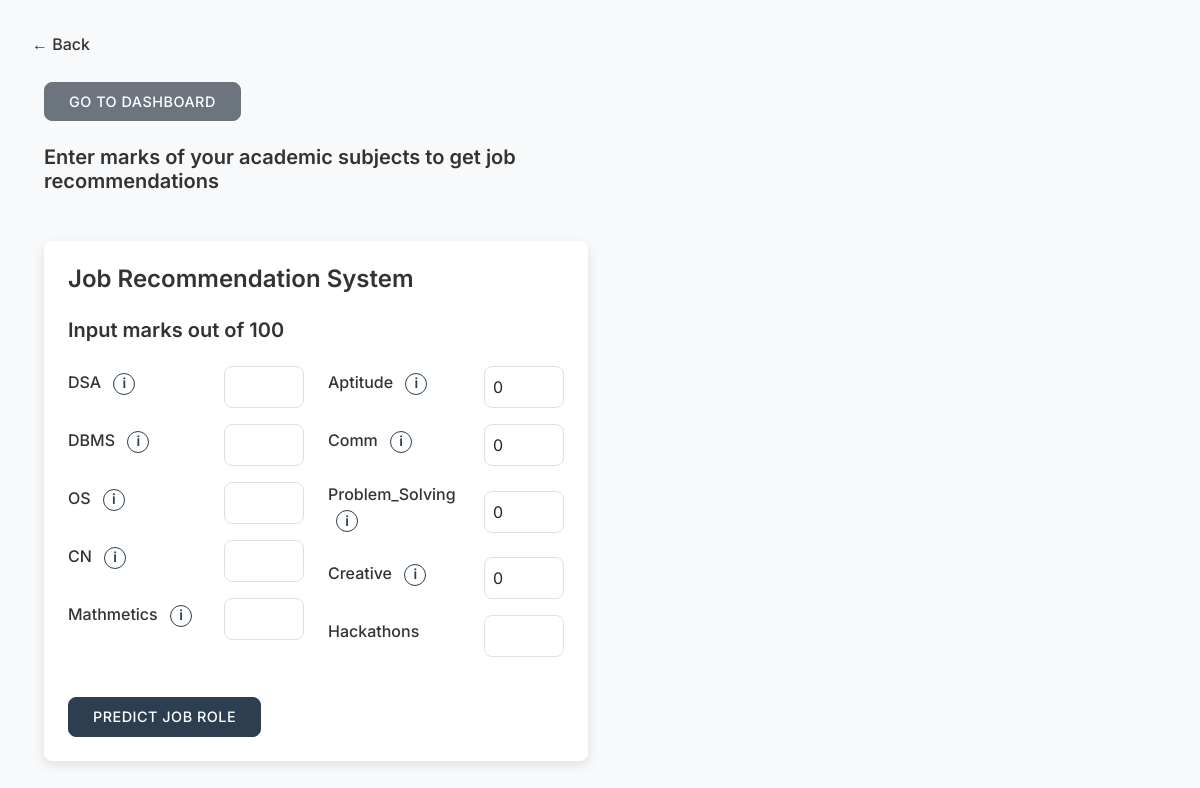
/job_recommendation (signed in), run on an earlier commit of the app's database.
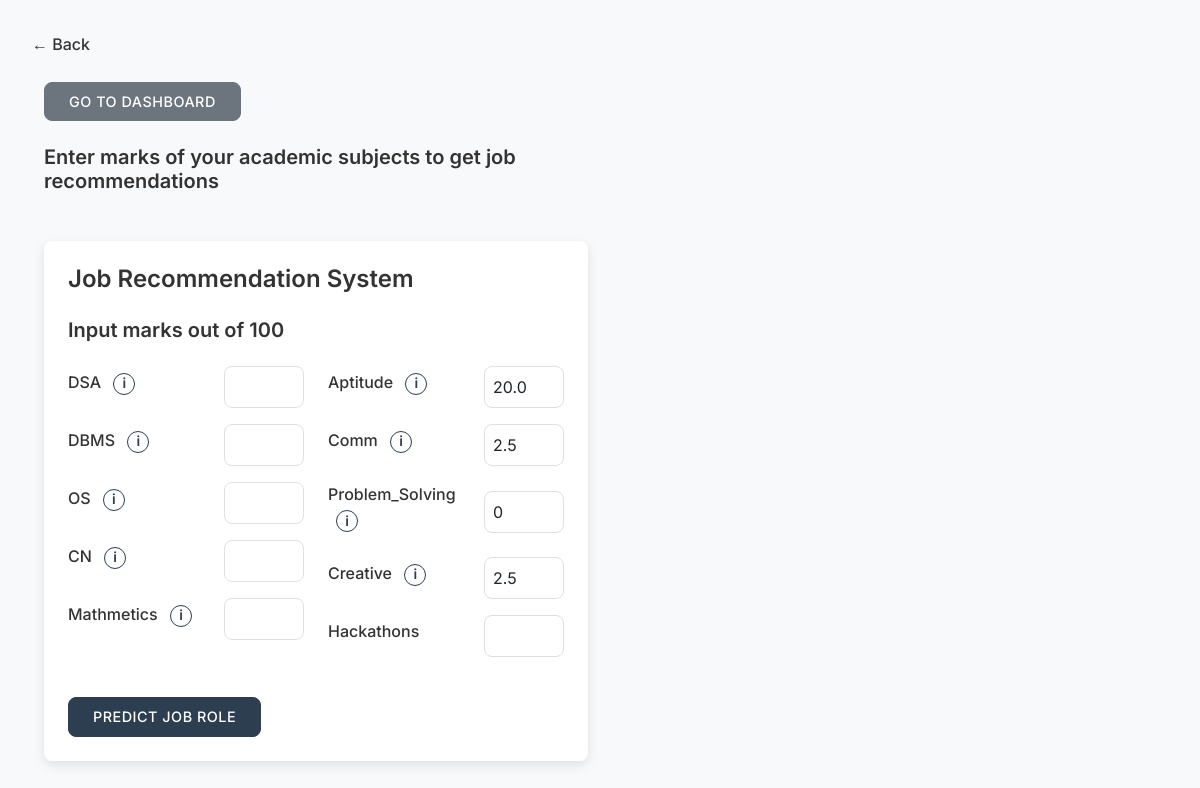
And on a later commit of the database.
### app.py (models this page shows)
class Assessment(db.Model):
    id = db.Column(db.Integer, primary_key=True)
    user_id = db.Column(db.Integer, db.ForeignKey('user.id'), nullable=False)
    assessment_type = db.Column(db.String(50), nullable=False)
    score = db.Column(db.Float)
    date_taken = db.Column(db.DateTime, default=datetime.utcnow)

### app.py (the view, shortened to what this page needs)
@app.route('/job_recommendation', methods=['GET', 'POST'])
@login_required
def job_recommendation():
    test_scores = {}  # Default empty dictionary for test_scores
    aptitude = Assessment.query.filter_by(user_id=current_user.id, assessment_type='Aptitude Test').order_by(Assessment.date_taken.desc()).first()
    communication = Assessment.query.filter_by(user_id=current_user.id, assessment_type='Communication Test').order_by(Assessment.date_taken.desc()).first()
    problem_solving = Assessment.query.filter_by(user_id=current_user.id, assessment_type='Coding Test').order_by(Assessment.date_taken.desc()).first()
    creative = Assessment.query.filter_by(user_id=current_user.id, assessment_type='Creativity Test').order_by(Assessment.date_taken.desc()).first()
    test_scores = {
        "Aptitude": aptitude.score if aptitude else 0,
        "Comm": communication.score if communication else 0,
        "Problem_Solving": problem_solving.score if problem_solving else 0,
        "Creative": creative.score if creative else 0
    }
    return render_template('job_recommendation.html', test_scores=test_scores)

### app.py (called while the page is built)
@login_manager.user_loader
def load_user(user_id):
    return User.query.get(int(user_id))

### templates/job_recommendation.html (shortened to what this page needs)
<!DOCTYPE html>
<html lang="en">
<head>
  <link rel="stylesheet" href="https://cdn.jsdelivr.net/npm/bootstrap@5.3.0/dist/css/bootstrap.min.css"/>
</head>
<body>
  <button onclick="window.history.back()" class="back-button">&#8592; Back</button>
  <div class="container">
    <a href="{{ url_for('dashboard') }}" class="btn btn-secondary mb-4">Go to Dashboard</a>
  </div>
  <div class="container">
    <div class="row">
      <div class="col-md-6">
        <h5>Enter marks of your academic subjects to get job recommendations</h5>
      </div>
    </div>
  </div>
  <div class="container mt-4">
    <div class="row">
      <div class="col-md-6">
        <div class="form-card">
          <h4 class="mb-4">Job Recommendation System</h4>
          <h5>Input marks out of 100</h5>
          <form method="POST">
            <div class="row">
              <div class="col-md-6">
                {% for subject in ["DSA", "DBMS", "OS", "CN", "Mathmetics"] %}
                <div class="row mb-3 align-items-center">
                  <div class="col">
                    <label class="form-label">
                      {{ subject }}
                      <button type="button" class="info-btn ms-2" data-bs-toggle="modal" data-bs-target="#descModal" data-subject="{{ subject }}">i</button>
                    </label>
                  </div>
                  <div class="col-auto">
                    <input type="number" class="form-control small-input" name="{{ subject }}" min="0" max="100" required>
                  </div>
                </div>
                {% endfor %}
              </div>
              <div class="col-md-6">
                {% for subject in ["Aptitude", "Comm", "Problem_Solving", "Creative"] %}
                <div class="row mb-3 align-items-center">
                  <div class="col">
                    <label class="form-label">
                      {{ subject }}
                      <button type="button" class="info-btn ms-2" data-bs-toggle="modal" data-bs-target="#descModal" data-subject="{{ subject }}">i</button>
                    </label>
                  </div>
                  <div class="col-auto">
                    <input type="number" class="form-control small-input" name="{{ subject }}" value="{{ test_scores.get(subject, '') }}" min="0" max="100" step="any" required>
                  </div>
                </div>
                {% endfor %}
                <div class="row mb-3 align-items-center">
                  <div class="col">
                    <label class="form-label">Hackathons</label>
                  </div>
                  <div class="col-auto">
                    <input type="number" class="form-control small-input" name="Hackathons" min="0" required>
                  </div>
                </div>
              </div>
            </div>
            <div class="mt-4">
              <button type="submit" class="btn btn-primary">Predict Job Role</button>
            </div>
          </form>
        </div>
      </div>
      <div class="col-md-6">
      </div>
    </div>
  </div>
</body>
</html>

What changed in the data, as far as the page shows it:
added Assessment: Aptitude "20.0"
added Assessment: Comm "2.5"
added Assessment: Creative "2.5"
Also different on the page:
list line gone: "0"
